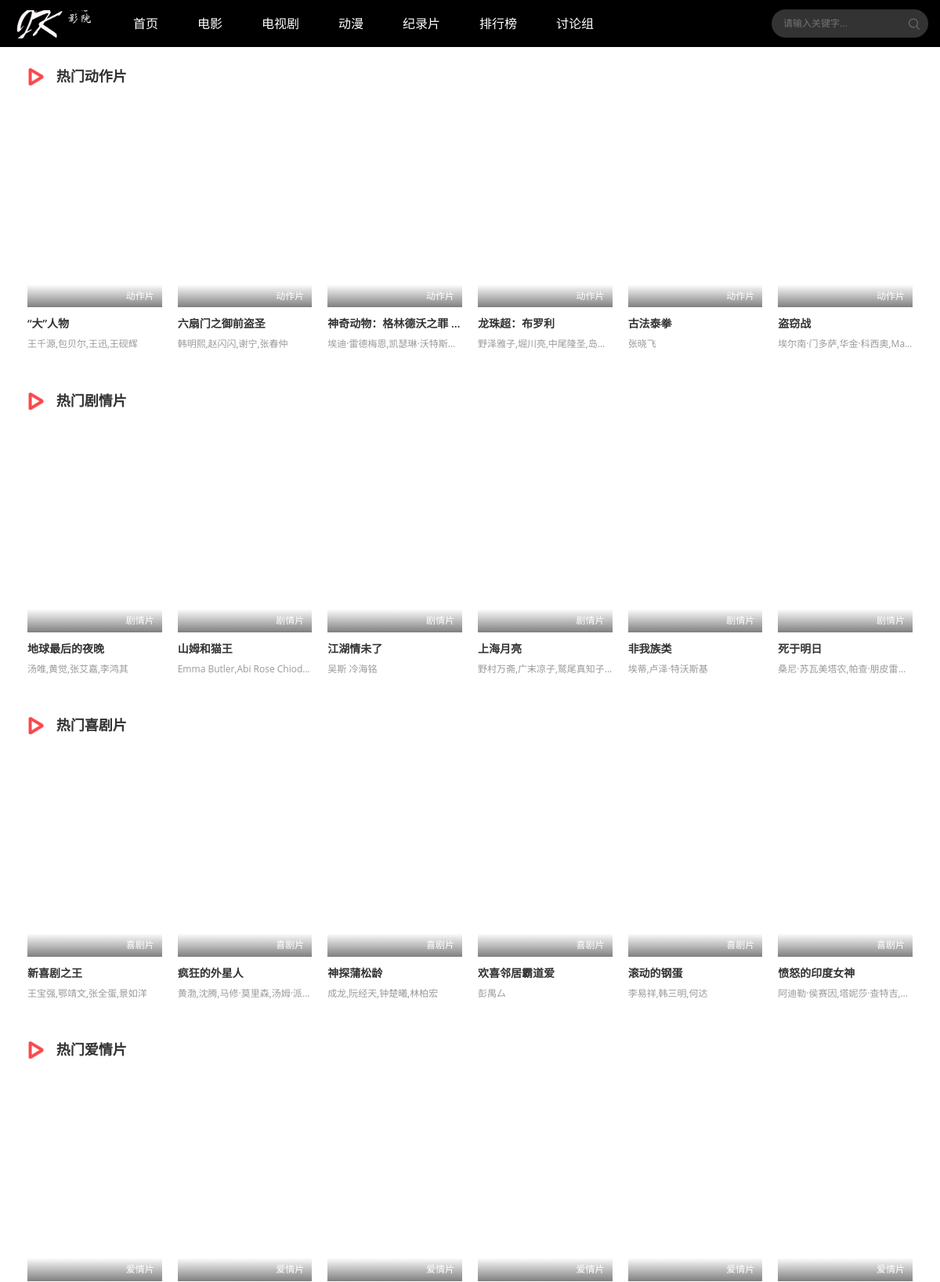
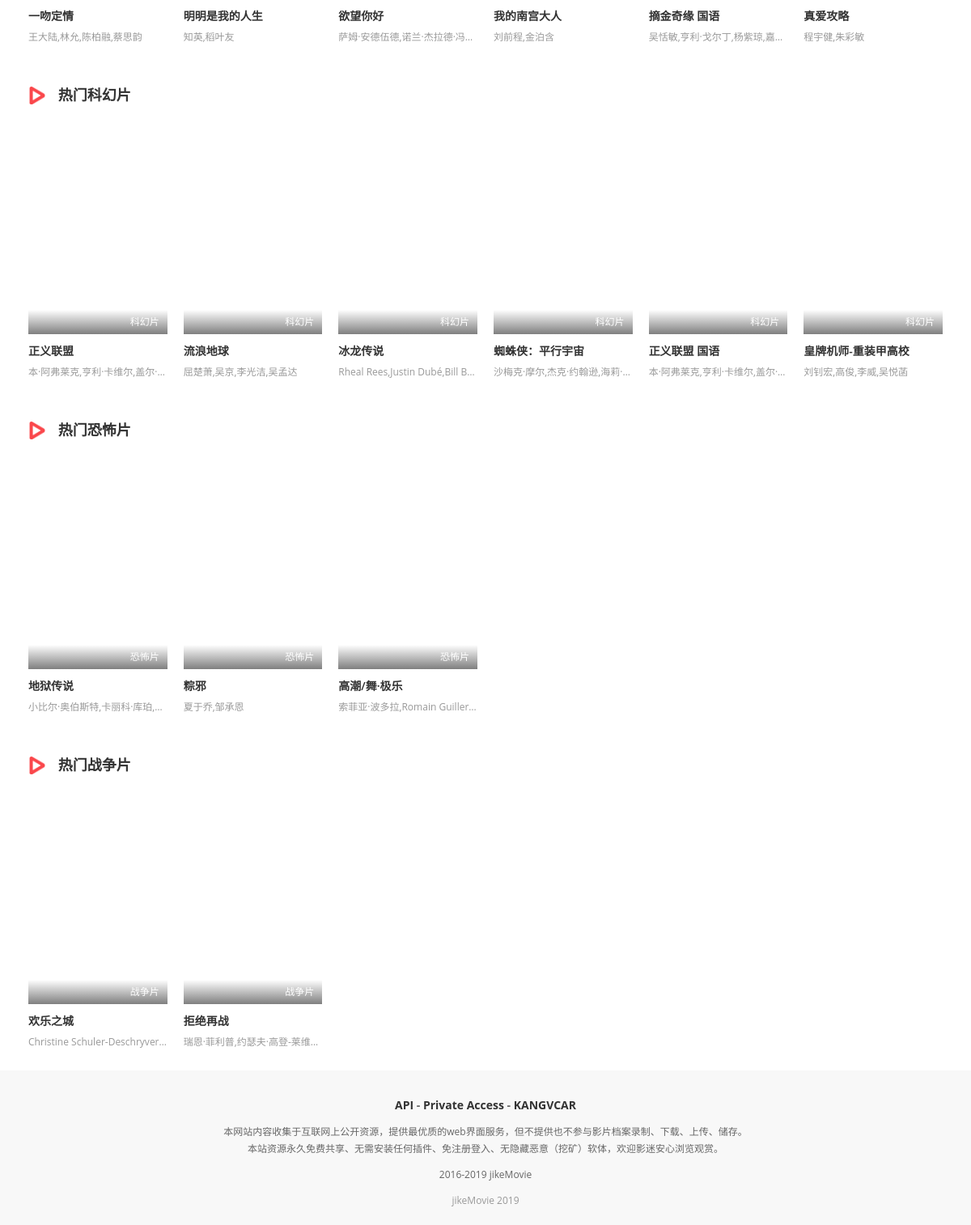
Page /front-end-v5.0/vod-id-1.php on the committed database (2 pictures, top to bottom).
### tables this page shows
CREATE TABLE `movie` (
  `mid` int(20) NOT NULL,
  `mname` varchar(50) DEFAULT NULL,
  `mimgurl` varchar(200) DEFAULT NULL,
  `mscore` varchar(20) DEFAULT NULL,
  `mdirector` varchar(20) DEFAULT NULL,
  `mstar` varchar(200) DEFAULT NULL,
  `mtype` varchar(50) DEFAULT NULL,
  `marea` varchar(20) DEFAULT NULL,
  `myear` varchar(20) DEFAULT NULL,
  `msumary` varchar(400) DEFAULT NULL,
  `mplayurl` varchar(400) DEFAULT NULL
);

### front-end-v5.0/movie_list_dongzuo.php (the view)
<?php
    $hot_MovieSql = "SELECT mid, mname, mimgurl, mtype, mstar FROM movie WHERE mtype LIKE '动作片' LIMIT 6;";
    $result12 = $conn->query($hot_MovieSql);
    if ($row = $result12->num_rows > 0) {
        while ($row = $result12->fetch_row()) {
          print <<<EOG
            <li class="col-md-6 col-sm-4 col-xs-3">
                <div class="stui-vodlist__box">
                    <a class="stui-vodlist__thumb lazyload" style="background-image: url('$row[2]');" href="./vod-detail.php?movid=$row[0]" title="$row[1]">
                        <span class="play hidden-xs">
                        </span>
                        <span class="pic-text text-right">
                            $row[3]
                        </span>
                    </a>
                    <div class="stui-vodlist__detail">
                        <h4 class="title text-overflow">
                            <a href="vod-detail-id-97290.html" title="$row[1]">
                                $row[1]
                            </a>
                        </h4>
                        <p class="text text-overflow text-muted hidden-xs">
                            $row[4]
                        </p>
                    </div>
                </div>
            </li>
EOG;
        }
    }
 ?>

### front-end-v5.0/movie_list_juqing.php
<?php
    $hot_MovieSql = "SELECT mid, mname, mimgurl, mtype, mstar FROM movie WHERE mtype LIKE '剧情片' LIMIT 6;";
    $result13 = $conn->query($hot_MovieSql);
    if ($row = $result13->num_rows > 0) {
        while ($row = $result13->fetch_row()) {
          print <<<EOG
            <li class="col-md-6 col-sm-4 col-xs-3">
                <div class="stui-vodlist__box">
                    <a class="stui-vodlist__thumb lazyload" style="background-image: url('$row[2]');" href="./vod-detail.php?movid=$row[0]" title="$row[1]">
                        <span class="play hidden-xs">
                        </span>
                        <span class="pic-text text-right">
                            $row[3]
                        </span>
                    </a>
                    <div class="stui-vodlist__detail">
                        <h4 class="title text-overflow">
                            <a href="vod-detail-id-97290.html" title="$row[1]">
                                $row[1]
                            </a>
                        </h4>
                        <p class="text text-overflow text-muted hidden-xs">
                            $row[4]
                        </p>
                    </div>
                </div>
            </li>
EOG;
        }
    }
 ?>

### front-end-v5.0/movie_list_xiju.php
<?php
    $hot_MovieSql = "SELECT mid, mname, mimgurl, mtype, mstar FROM movie WHERE mtype LIKE '喜剧片' LIMIT 6;";
    $result17 = $conn->query($hot_MovieSql);
    if ($row = $result17->num_rows > 0) {
        while ($row = $result17->fetch_row()) {
          print <<<EOG
            <li class="col-md-6 col-sm-4 col-xs-3">
                <div class="stui-vodlist__box">
                    <a class="stui-vodlist__thumb lazyload" style="background-image: url('$row[2]');" href="./vod-detail.php?movid=$row[0]" title="$row[1]">
                        <span class="play hidden-xs">
                        </span>
                        <span class="pic-text text-right">
                            $row[3]
                        </span>
                    </a>
                    <div class="stui-vodlist__detail">
                        <h4 class="title text-overflow">
                            <a href="vod-detail-id-97290.html" title="$row[1]">
                                $row[1]
                            </a>
                        </h4>
                        <p class="text text-overflow text-muted hidden-xs">
                            $row[4]
                        </p>
                    </div>
                </div>
            </li>
EOG;
        }
    }
 ?>

### front-end-v5.0/movie_list_aiqing.php
<?php
    $hot_MovieSql = "SELECT mid, mname, mimgurl, mtype, mstar FROM movie WHERE mtype LIKE '爱情片' LIMIT 6;";
    $result11 = $conn->query($hot_MovieSql);
    if ($row = $result11->num_rows > 0) {
        while ($row = $result11->fetch_row()) {
          print <<<EOG
            <li class="col-md-6 col-sm-4 col-xs-3">
                <div class="stui-vodlist__box">
                    <a class="stui-vodlist__thumb lazyload" style="background-image: url('$row[2]');" href="./vod-detail.php?movid=$row[0]" title="$row[1]">
                        <span class="play hidden-xs">
                        </span>
                        <span class="pic-text text-right">
                            $row[3]
                        </span>
                    </a>
                    <div class="stui-vodlist__detail">
                        <h4 class="title text-overflow">
                            <a href="vod-detail-id-97290.html" title="$row[1]">
                                $row[1]
                            </a>
                        </h4>
                        <p class="text text-overflow text-muted hidden-xs">
                            $row[4]
                        </p>
                    </div>
                </div>
            </li>
EOG;
        }
    }
 ?>

### front-end-v5.0/movie_list_kehuan.php
<?php
    $hot_MovieSql = "SELECT mid, mname, mimgurl, mtype, mstar FROM movie WHERE mtype LIKE '科幻片' LIMIT 6;";
    $result14 = $conn->query($hot_MovieSql);
    if ($row = $result14->num_rows > 0) {
        while ($row = $result14->fetch_row()) {
          print <<<EOG
            <li class="col-md-6 col-sm-4 col-xs-3">
                <div class="stui-vodlist__box">
                    <a class="stui-vodlist__thumb lazyload" style="background-image: url('$row[2]');" href="./vod-detail.php?movid=$row[0]" title="$row[1]">
                        <span class="play hidden-xs">
                        </span>
                        <span class="pic-text text-right">
                            $row[3]
                        </span>
                    </a>
                    <div class="stui-vodlist__detail">
                        <h4 class="title text-overflow">
                            <a href="vod-detail-id-97290.html" title="$row[1]">
                                $row[1]
                            </a>
                        </h4>
                        <p class="text text-overflow text-muted hidden-xs">
                            $row[4]
                        </p>
                    </div>
                </div>
            </li>
EOG;
        }
    }
 ?>

### front-end-v5.0/movie_list_kongbu.php
<?php
    $hot_MovieSql = "SELECT mid, mname, mimgurl, mtype, mstar FROM movie WHERE mtype LIKE '恐怖片' LIMIT 6;";
    $result15 = $conn->query($hot_MovieSql);
    if ($row = $result15->num_rows > 0) {
        while ($row = $result15->fetch_row()) {
          print <<<EOG
            <li class="col-md-6 col-sm-4 col-xs-3">
                <div class="stui-vodlist__box">
                    <a class="stui-vodlist__thumb lazyload" style="background-image: url('$row[2]');" href="./vod-detail.php?movid=$row[0]" title="$row[1]">
                        <span class="play hidden-xs">
                        </span>
                        <span class="pic-text text-right">
                            $row[3]
                        </span>
                    </a>
                    <div class="stui-vodlist__detail">
                        <h4 class="title text-overflow">
                            <a href="vod-detail-id-97290.html" title="$row[1]">
                                $row[1]
                            </a>
                        </h4>
                        <p class="text text-overflow text-muted hidden-xs">
                            $row[4]
                        </p>
                    </div>
                </div>
            </li>
EOG;
        }
    }
 ?>

### front-end-v5.0/movie_list_zhanzheng.php
<?php
    $hot_MovieSql = "SELECT mid, mname, mimgurl, mtype, mstar FROM movie WHERE mtype LIKE '战争片' LIMIT 6;";
    $result18 = $conn->query($hot_MovieSql);
    if ($row = $result18->num_rows > 0) {
        while ($row = $result18->fetch_row()) {
          print <<<EOG
            <li class="col-md-6 col-sm-4 col-xs-3">
                <div class="stui-vodlist__box">
                    <a class="stui-vodlist__thumb lazyload" style="background-image: url('$row[2]');" href="./vod-detail.php?movid=$row[0]" title="$row[1]">
                        <span class="play hidden-xs">
                        </span>
                        <span class="pic-text text-right">
                            $row[3]
                        </span>
                    </a>
                    <div class="stui-vodlist__detail">
                        <h4 class="title text-overflow">
                            <a href="vod-detail-id-97290.html" title="$row[1]">
                                $row[1]
                            </a>
                        </h4>
                        <p class="text text-overflow text-muted hidden-xs">
                            $row[4]
                        </p>
                    </div>
                </div>
            </li>
EOG;
        }
    }
 ?>

### rows in the picture
movie: mtype "动作片", mname "“大”人物", mstar "王千源,包贝尔,王迅,王砚辉"
movie: mtype "动作片", mname "六扇门之御前盗圣", mstar "韩明熙,赵闪闪,谢宁,张春仲"
movie: mtype "动作片", mname "神奇动物：格林德沃之罪…", mstar "埃迪·雷德梅恩,凯瑟琳·沃特斯…"
movie: mtype "动作片", mname "龙珠超：布罗利", mstar "野泽雅子,堀川亮,中尾隆圣,岛…"
movie: mtype "动作片", mname "古法泰拳", mstar "张晓飞"
movie: mtype "动作片", mname "盗窃战", mstar "埃尔南·门多萨,华金·科西奥,Ma…"
movie: mtype "剧情片", mname "地球最后的夜晚", mstar "汤唯,黄觉,张艾嘉,李鸿其"
movie: mtype "剧情片", mname "山姆和猫王", mstar "Emma Butler,Abi Rose Chiod…"
movie: mtype "剧情片", mname "江湖情未了", mstar "吴斯 冷海铭"
movie: mtype "剧情片", mname "上海月亮", mstar "野村万斋,广末凉子,鹫尾真知子…"
movie: mtype "剧情片", mname "非我族类", mstar "埃蒂,卢泽·特沃斯基"
movie: mtype "剧情片", mname "死于明日", mstar "桑尼·苏瓦美塔农,帕查·朋皮雷…"
movie: mtype "喜剧片", mname "新喜剧之王", mstar "王宝强,鄂靖文,张全蛋,景如洋"
movie: mtype "喜剧片", mname "疯狂的外星人", mstar "黄渤,沈腾,马修·莫里森,汤姆·派…"
movie: mtype "喜剧片", mname "神探蒲松龄", mstar "成龙,阮经天,钟楚曦,林柏宏"
movie: mtype "喜剧片", mname "欢喜邻居霸道爱", mstar "彭禺厶"
movie: mtype "喜剧片", mname "滚动的钢蛋", mstar "李易祥,韩三明,何达"
movie: mtype "喜剧片", mname "愤怒的印度女神", mstar "阿迪勒·侯赛因,塔妮莎·查特吉,…"
movie: mtype "爱情片", mname "一吻定情", mstar "王大陆,林允,陈柏融,蔡思韵"
movie: mtype "爱情片", mname "明明是我的人生", mstar "知英,稻叶友"
movie: mtype "爱情片", mname "欲望你好", mstar "萨姆·安德伍德,诺兰·杰拉德·冯…"
movie: mtype "爱情片", mname "我的南宫大人", mstar "刘前程,金泊含"
movie: mtype "爱情片", mname "摘金奇缘 国语", mstar "吴恬敏,亨利·戈尔丁,杨紫琼,嘉…"
movie: mtype "爱情片", mname "真爱攻略", mstar "程宇健,朱彩敏"
movie: mtype "科幻片", mname "正义联盟", mstar "本·阿弗莱克,亨利·卡维尔,盖尔·…"
movie: mtype "科幻片", mname "流浪地球", mstar "屈楚萧,吴京,李光洁,吴孟达"
movie: mtype "科幻片", mname "冰龙传说", mstar "Rheal Rees,Justin Dubé,Bill B…"
movie: mtype "科幻片", mname "蜘蛛侠：平行宇宙", mstar "沙梅克·摩尔,杰克·约翰逊,海莉·…"
movie: mtype "科幻片", mname "正义联盟 国语", mstar "本·阿弗莱克,亨利·卡维尔,盖尔·…"
movie: mtype "科幻片", mname "皇牌机师-重装甲高校", mstar "刘钊宏,高俊,李威,吴悦菡"
movie: mtype "恐怖片", mname "地狱传说", mstar "小比尔·奥伯斯特,卡丽科·库珀,…"
movie: mtype "恐怖片", mname "粽邪", mstar "夏于乔,邹承恩"
movie: mtype "恐怖片", mname "高潮/舞·极乐", mstar "索菲亚·波多拉,Romain Guiller…"
movie: mtype "战争片", mname "欢乐之城", mstar "Christine Schuler-Deschryver…"
movie: mtype "战争片", mname "拒绝再战", mstar "瑞恩·菲利普,约瑟夫·高登-莱维…"
